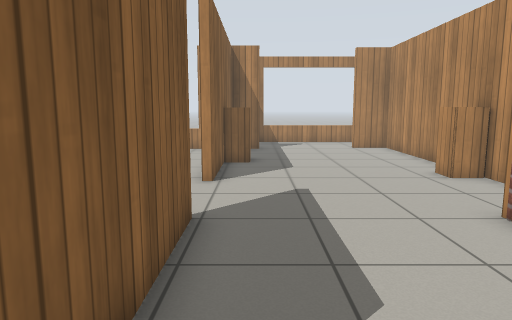
[1] (above)

16 first-person views from a walk through a robot-simulator world made for Gazebo. The camera is 1 m above the floor, tilts 8° down and sees 70° across. The floor is counted in squares, 0.5 m on a side. Each view is taken from the middle of a square. On the plan, view 1 faces up. The plan holds only what a view shows up to about 19 squares ahead; the rest is blank. Simple patterns stand in for the simulator's built-in surfaces.

[2]
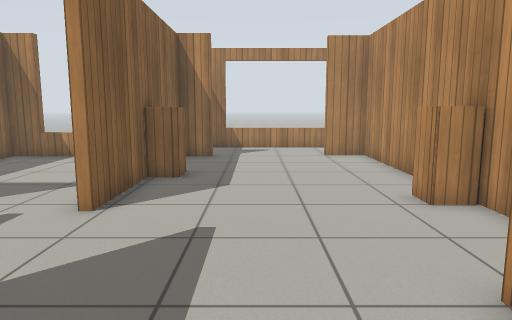

[3]
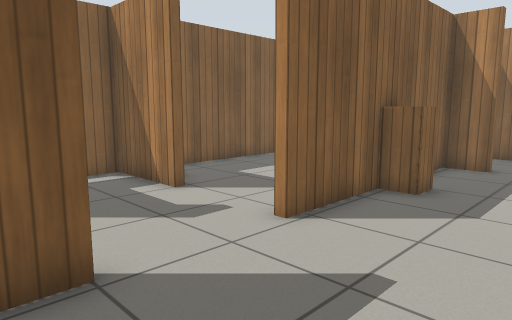

[4]
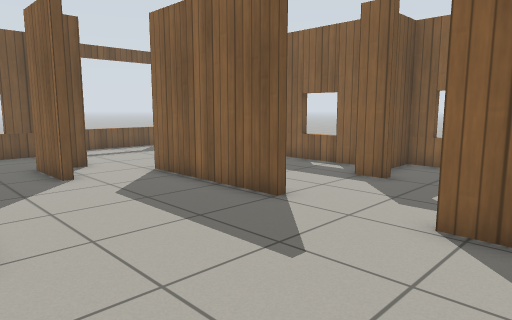

[5]
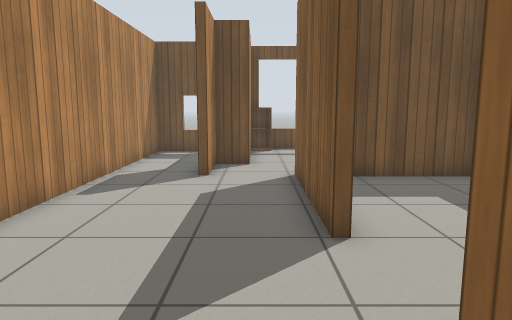

[6]
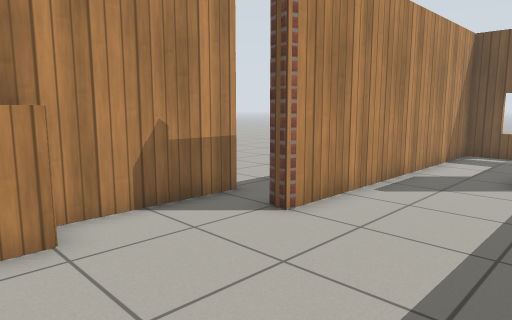

[7]
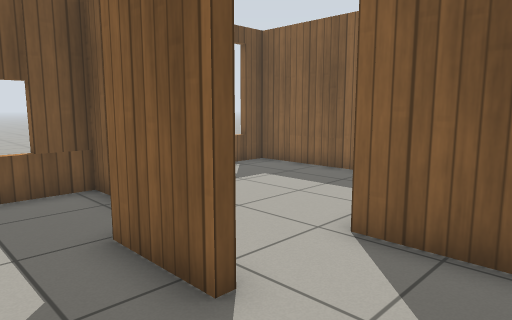

[8]
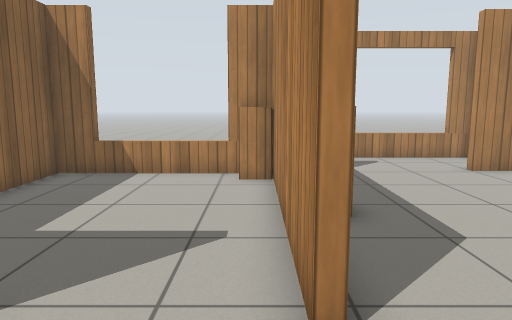

[9]
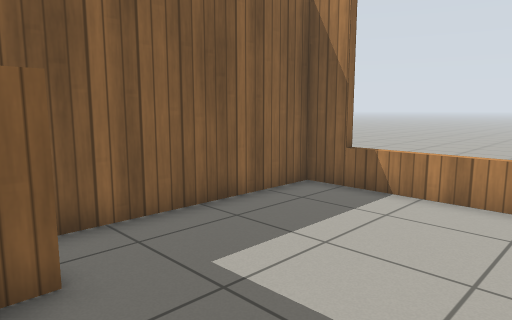

[10]
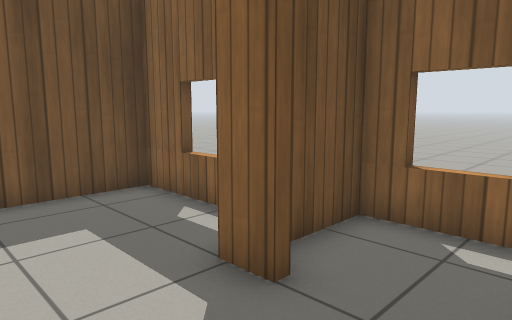

[11]
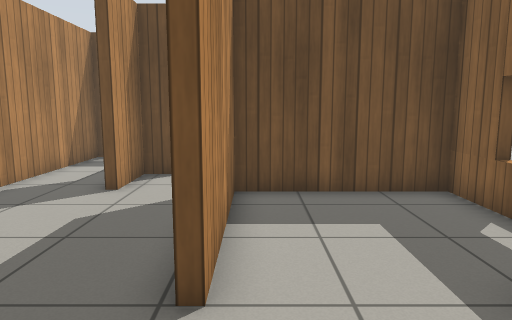

[12]
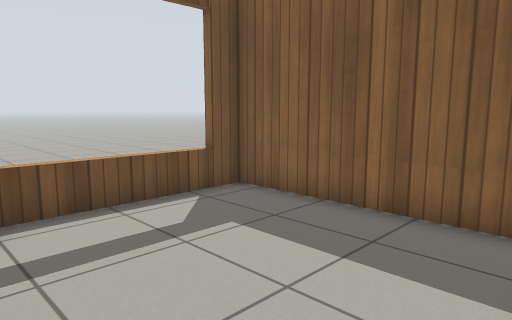

[13]
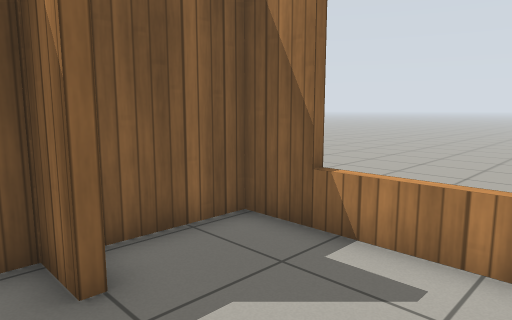

[14]
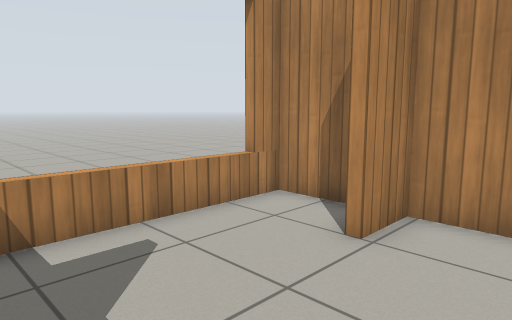

[15]
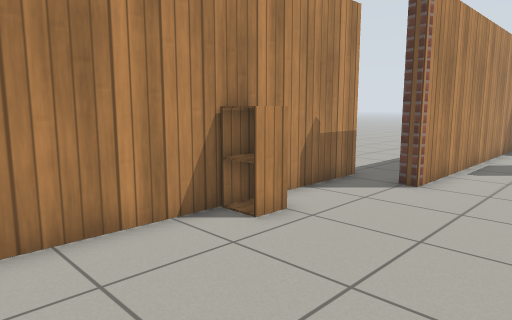

[16]
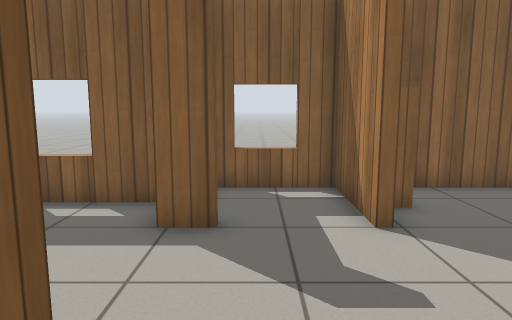

### Floor plan
Ten units are one square. View 1 is at (0, 0); x grows to the right and y downward. Boxes are objects, and circles mark ways between rooms. Rooms are numbered by the first view taken in them; rooms with no view inside come last. Other rooms are left out.
<svg viewBox="-87 -224 159 292">
<path fill="none" stroke="#000" d="M1 11 14 11 14 -11M2 32 2 26M-67 0 -67 63 -14 63M-15 -99 -15 -182 -82 -182 -82 -111M-12 -66 -12 -10M-49 -100 -82 -100 -82 -65 -60 -65M-15 -54 -15 -66M-54 -73 -50 -73 -50 -63M2 -186 2 -182 -12 -182 -12 -99M67 -59 67 -187 50 -187M17 -13 17 14M67 -199 67 -219 -12 -219 -12 -190M5 41 5 51 46 51 46 -66 51 -65M-67 -59 -67 -13 -15 -13 -15 -54"/>
<rect x="-75" y="-115" width="10" height="10" fill="#bbb"><title>bookshelf</title></rect>
<rect x="-25" y="-185" width="10" height="20" fill="#bbb"><title>cabinet</title></rect>
<rect x="-15" y="-145" width="20" height="10" fill="#bbb"><title>cabinet</title></rect>
<rect x="55" y="-115" width="10" height="10" fill="#bbb"><title>cabinet</title></rect>
<circle cx="5" cy="-10" r="3" fill="#2a7"/>
<circle cx="-30" cy="-63" r="3" fill="#2a7"/>
<text x="-30" y="20">1</text>
<text x="10" y="-110">2</text>
<text x="-40" y="-40">3</text>
</svg>
Room 1 opens to room 2. Room 2 opens to room 3.

Where each view was taken, in squares from view 1:
view 1: 0 up, 0 right, facing up
view 2: 3 up, 2 right, facing up
view 3: 5 up, 3 right, facing up-left
view 4: 12 up, 5 right, facing down-left
view 5: 12 up, 0 right, facing down
view 6: 12 up, 0 right, facing down-right
view 7: 4 up, 4 right, facing down-left
view 8: 7 up, 2 left, facing up
view 9: 10 up, 2 left, facing up-left
view 10: 10 up, 2 left, facing down-left
view 11: 10 up, 2 left, facing down
view 12: 1 up, 0 right, facing down-left
view 13: 17 up, 4 right, facing up-left
view 14: 16 up, 0 right, facing up-right
view 15: 16 up, 1 right, facing down-right
view 16: 8 up, 1 right, facing left
